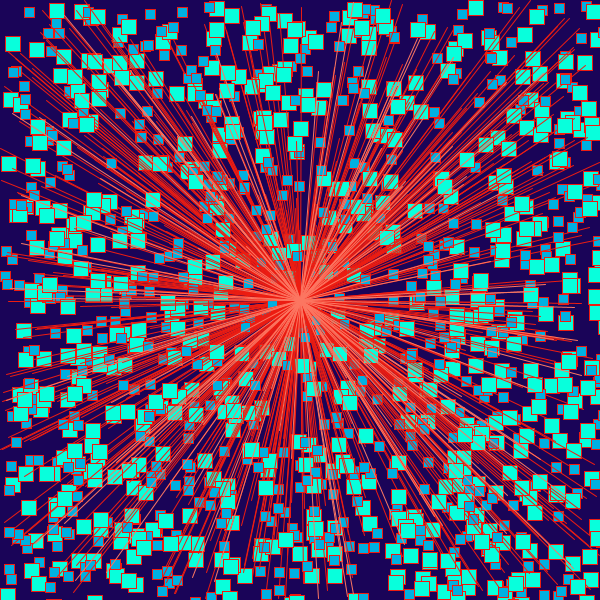
Frame 1 (no input)
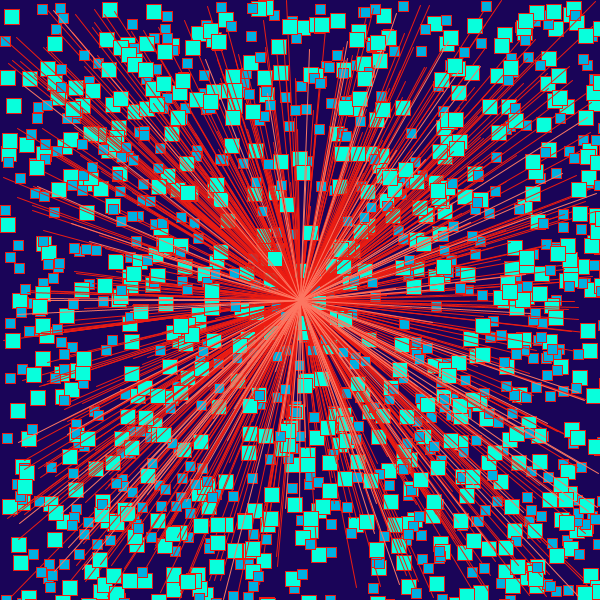
Frame 60 (the mouse pressed at the canvas centre just before this capture)
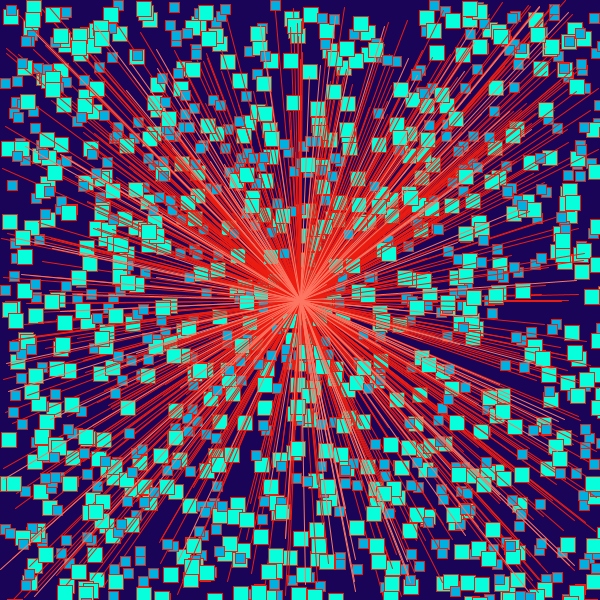
Frame 120 (the mouse held since frame 60 and released just before this capture)

The Processing sketch that drew these frames (run headless with seeded random() and noise(); from frame 60 on, the mouse is pressed at the canvas centre):

// Processing sketch: processing_115361
// ── processing_115361.pde

int lineA = 100; 
int lineB = 600;
int[] x_values = new int[lineA]; 
int[] y_values = new int[lineB];

void setup(){
  size(600,600);
  
  for(int x = 0; x < x_values.length; x++){
    x_values[x] = int( random(width) );
 }
  for(int y = 0; y< y_values.length; y++){
   y_values[y] = int( random(width) );
}
}
void draw(){
  background (26,4,88);

 
 for(int y = 0; y<y_values.length; y++){
  stroke(237,28,17);
  line(random(width),random(height),300,300);//blue
 
  fill(0,176,225);
  rect(random(width),random(height),10,10);//med blue
  
  fill(8,255,220);
  rect(random(width),random(height),15,15);//turq
 

    
  
}

 for(int x=0; x<x_values.length;x++){
   stroke(252,118,97);
   line(random(width),random(height),300,300);//light blue
 
  }
}
